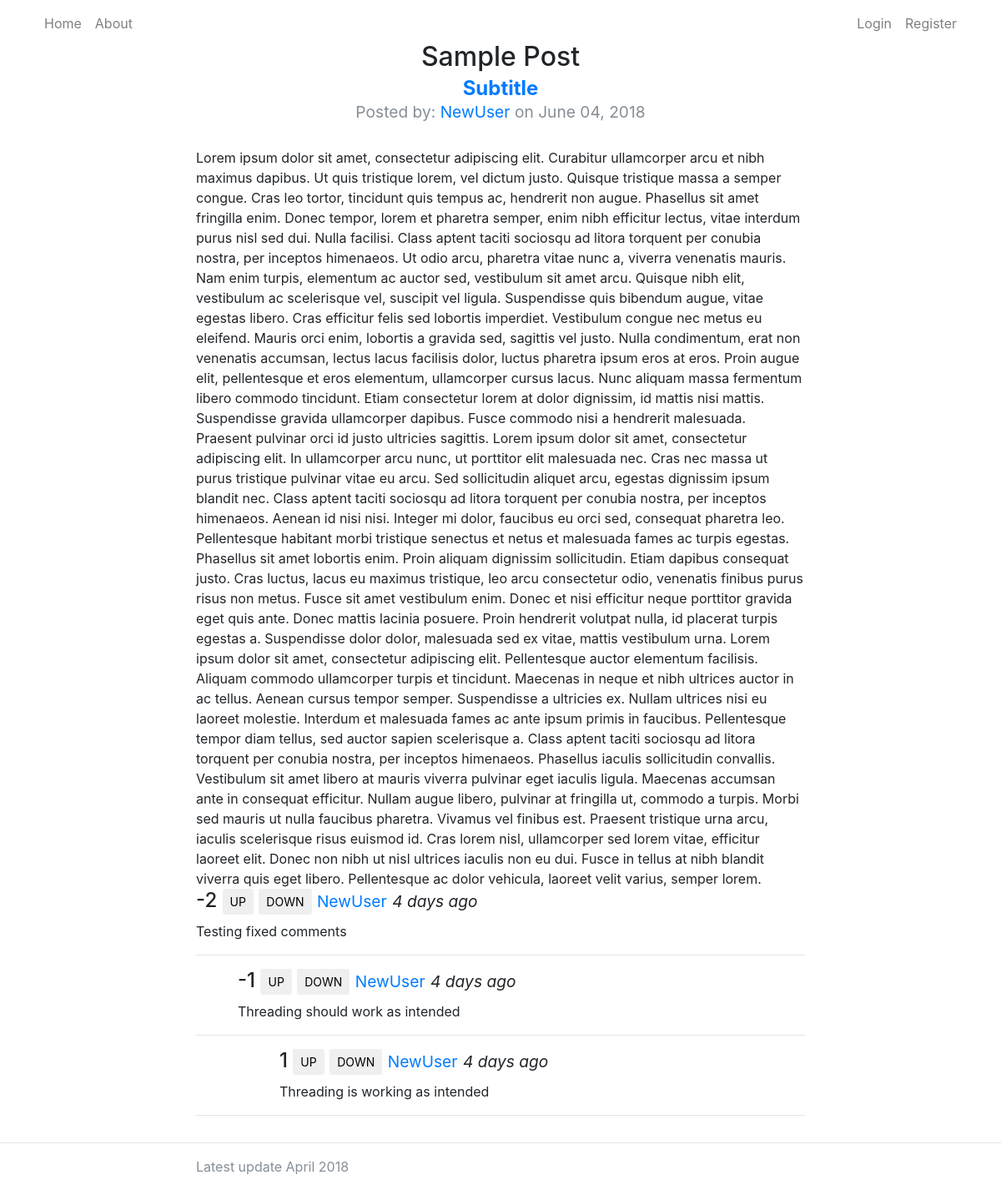
/post/1, run on the app's committed database.
### dbModels.py (models this page shows)
class Blogpost(db.Model):
    id = db.Column(db.Integer, primary_key=True)
    title = db.Column(db.String(50))
    topic = db.Column(db.String(50))
    author = db.Column(db.String(20))
    date_posted = db.Column(db.DateTime)
    content = db.Column(db.Text)
    def getComments(self):
        return Comments.query.filter_by(post = self.id).filter_by(parent=-1).order_by(Comments.date_posted.desc()).all()

class Comments(db.Model):
    id = db.Column(db.Integer, primary_key=True)
    post = db.Column(db.Integer)
    parent = db.Column(db.Integer)
    author = db.Column(db.String(20))
    date_posted = db.Column(db.DateTime)
    content = db.Column(db.Text)
    def timeFormat(self):
        currently = datetime.now()
        difference = currently - self.date_posted
        seconds = difference.seconds
        days = difference.days
        if days == 0:
            if seconds < 60:
                return f"{seconds} seconds ago"
            if seconds < 120:
                return "1 minute ago"
            if seconds < 3600:
                return f"{int(seconds/60)} minutes ago"
            if seconds < 7200:
                return "1 hour ago"
            if seconds < 86400:
                return f"{int(seconds/3600)} hours ago"
        else:
            if days == 1:
                return "Yesterday"
            if days < 7:
                return f"{days} days ago"
            if days < 30:
                return f"{int(days/7)} weeks ago"
            if days < 365:
                return f"{int(days/30)} months ago"
        return f"{days/365} years ago"
    def getComments(self):
        return Comments.query.filter_by(parent = self.id)\
        .order_by(Comments.date_posted.desc()).all()
    def getPoints(self):
        points = db.session.query(Points.score).\
        filter_by(post_id = self.id).all()
        if not points:
            return 0
        points = sum(item[0] for item in points)
        return points

### routing.py (the view, shortened to what this page needs)
@app.route('/post/<int:post_id>', methods=['GET', 'POST'])
def post(post_id):
    form = CommentForm()
    post = Blogpost.query.filter_by(id=post_id).one()
    comments = post.getComments()
    return render_template('post.html', post=post, comments=comments, form=form, replyForm=form)

### templates/post.html (shortened to what this page needs)
{% extends 'base.html' %}
{% block content %}
<h2 id="pageTitle">
  {{ post.title }}
</h2>
<h4 id="pageTitle" class="text-muted">
  <a href="{{ url_for('topic', topic = post.topic) }}"><strong> {{ post.topic }} </strong></a>
  <br>
  <small> Posted by:
    <a href="{{ url_for('profile', username = post.author) }}">{{ post.author }}</a>
    on {{ post.date_posted.strftime('%B %d, %Y') }} </small>
</h4>
<div class="container">
  <div class="row">
    <div class="col-lg-8 col-md-10 mx-auto" id="postContent">
      {{ post.content }}
    </div>
    <br>
  </div>
</div>
<div class="container">
  <div class="row">
    <div class="col-lg-8 col-md-10 mx-auto">
    {% for comment in post.getComments() recursive %}
          <div class="reply" style="margin-left: {{ (loop.depth-1) * 50 }}px">
            <h4 class="post-title">
              {{ comment.getPoints() }}
              <button class="btn btn-sm" id="{{comment.id}}up" onclick='newScore(1, {{ comment.id }})'>UP</button>
              <button class="btn btn-sm" id="{{comment.id}}down" onclick='newScore(-1, {{ comment.id }})'>DOWN</button>
              <a href="{{ url_for('profile', username = comment.author) }}"><small>{{ comment.author }}</small></a>
              <small><i>{{ comment.timeFormat() }}</i></small>
            </h4>
            <p class="post-meta"> {{ comment.content }} </p>
          </div>
          <hr>
          {% if comment.getComments() %}
            {{ loop(comment.getComments()) }}
          {% endif %}
    {% endfor %}
    </div>
  </div>
</div>
{% endblock %}

### static/stylesheet.css (style rules this page uses)
body { margin-top: 50px; }
.reply { margin-left: inherit; }
#pageTitle { text-align: center; }
#postContent { width: 60%; margin-left: 20%; margin-top: 2%; }

### data on the page
Blogpost: title "Sample Post", topic "Subtitle", author "NewUser", date_posted "June 04, 2018", content "Lorem ipsum dolor sit amet, consectetur adipiscing elit. Curabitur ullamcorper arcu et nibh maximus dapibus. Ut quis tristique lorem, vel dictum justo. Quisque tristique massa a semper congue. Cras leo tortor, tincidunt quis tempus ac, hendrerit non augue. Phasellus sit amet fringilla enim. Donec tempor, lorem et pharetra semper, enim nibh efficitur lectus, vitae interdum purus nisl sed dui. Nulla facilisi. Class aptent taciti sociosqu ad litora torquent per conubia nostra, per inceptos himenaeos. Ut odio arcu, pharetra vitae nunc a, viverra venenatis mauris. Nam enim turpis, elementum ac auctor sed, vestibulum sit amet arcu. Quisque nibh elit, vestibulum ac scelerisque vel, suscipit vel…"
Comments: getPoints "-2", author "NewUser", timeFormat "4 days ago", content "Testing fixed comments"
Comments: getPoints "-1", author "NewUser", timeFormat "4 days ago", content "Threading should work as intended"
Comments: getPoints "1", author "NewUser", timeFormat "4 days ago", content "Threading is working as intended"
